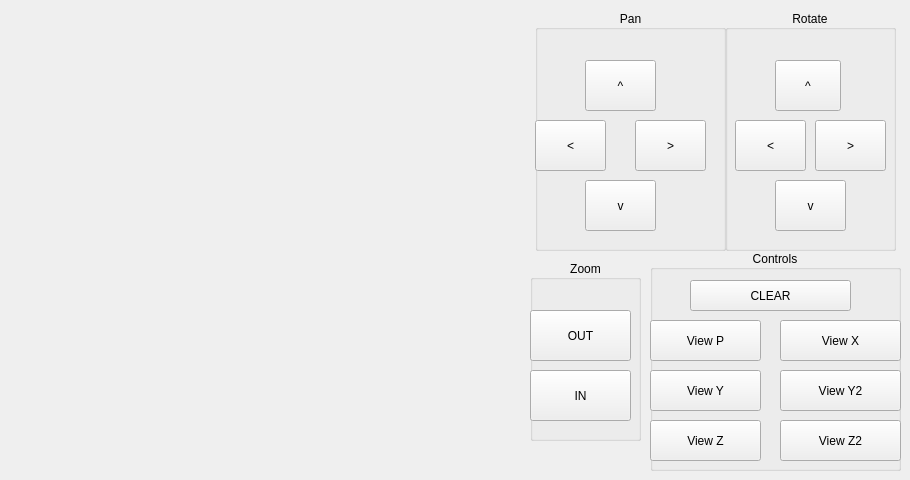
      <widget class="QWidget" name="tab_6">
       <attribute name="title">
        <string>Plot</string>
       </attribute>
       <widget class="QWidget" name="plot_widget" native="true">
        <property name="geometry">
         <rect>
          <x>10</x>
          <y>10</y>
          <width>501</width>
          <height>431</height>
         </rect>
        </property>
       </widget>
       <widget class="QGroupBox" name="groupBox_10">
        <property name="geometry">
         <rect>
          <x>535</x>
          <y>10</y>
          <width>191</width>
          <height>241</height>
         </rect>
        </property>
        <property name="title">
         <string>Pan</string>
        </property>
        <property name="alignment">
         <set>Qt::AlignCenter</set>
        </property>
        <widget class="QPushButton" name="view_pan_up_pb">
         <property name="geometry">
          <rect>
           <x>50</x>
           <y>50</y>
           <width>71</width>
           <height>51</height>
          </rect>
         </property>
         <property name="text">
          <string>^</string>
         </property>
        </widget>
        <widget class="QPushButton" name="view_pan_left_pb">
         <property name="geometry">
          <rect>
           <x>0</x>
           <y>110</y>
           <width>71</width>
           <height>51</height>
          </rect>
         </property>
         <property name="text">
          <string>&lt;</string>
         </property>
        </widget>
        <widget class="QPushButton" name="view_pan_right_pb">
         <property name="geometry">
          <rect>
           <x>100</x>
           <y>110</y>
           <width>71</width>
           <height>51</height>
          </rect>
         </property>
         <property name="text">
          <string>&gt;</string>
         </property>
        </widget>
        <widget class="QPushButton" name="view_pan_down_pb">
         <property name="geometry">
          <rect>
           <x>50</x>
           <y>170</y>
           <width>71</width>
           <height>51</height>
          </rect>
         </property>
         <property name="text">
          <string>v</string>
         </property>
        </widget>
       </widget>
       <widget class="QGroupBox" name="groupBox_11">
        <property name="geometry">
         <rect>
          <x>725</x>
          <y>10</y>
          <width>171</width>
          <height>241</height>
         </rect>
        </property>
        <property name="title">
         <string>Rotate</string>
        </property>
        <property name="alignment">
         <set>Qt::AlignCenter</set>
        </property>
        <widget class="QPushButton" name="view_rotate_left_pb">
         <property name="geometry">
          <rect>
           <x>10</x>
           <y>110</y>
           <width>71</width>
           <height>51</height>
          </rect>
         </property>
         <property name="text">
          <string>&lt;</string>
         </property>
        </widget>
        <widget class="QPushButton" name="view_rotate_right_pb">
         <property name="geometry">
          <rect>
           <x>90</x>
           <y>110</y>
           <width>71</width>
           <height>51</height>
          </rect>
         </property>
         <property name="text">
          <string>&gt;</string>
         </property>
        </widget>
        <widget class="QPushButton" name="view_rotate_up_pb">
         <property name="geometry">
          <rect>
           <x>50</x>
           <y>50</y>
           <width>66</width>
           <height>51</height>
          </rect>
         </property>
         <property name="text">
          <string>^</string>
         </property>
        </widget>
        <widget class="QPushButton" name="view_rotate_down_pb">
         <property name="geometry">
          <rect>
           <x>50</x>
           <y>170</y>
           <width>71</width>
           <height>51</height>
          </rect>
         </property>
         <property name="text">
          <string>v</string>
         </property>
        </widget>
       </widget>
       <widget class="QGroupBox" name="groupBox_14">
        <property name="geometry">
         <rect>
          <x>530</x>
          <y>260</y>
          <width>111</width>
          <height>181</height>
         </rect>
        </property>
        <property name="title">
         <string>Zoom</string>
        </property>
        <property name="alignment">
         <set>Qt::AlignCenter</set>
        </property>
        <widget class="QPushButton" name="view_zoom_out_pb">
         <property name="geometry">
          <rect>
           <x>0</x>
           <y>50</y>
           <width>101</width>
           <height>51</height>
          </rect>
         </property>
         <property name="text">
          <string>OUT</string>
         </property>
        </widget>
        <widget class="QPushButton" name="view_zoom_in_pb">
         <property name="geometry">
          <rect>
           <x>0</x>
           <y>110</y>
           <width>101</width>
           <height>51</height>
          </rect>
         </property>
         <property name="text">
          <string>IN</string>
         </property>
        </widget>
       </widget>
       <widget class="QGroupBox" name="groupBox_16">
        <property name="geometry">
         <rect>
          <x>650</x>
          <y>250</y>
          <width>251</width>
          <height>221</height>
         </rect>
        </property>
        <property name="title">
         <string>Controls</string>
        </property>
        <property name="alignment">
         <set>Qt::AlignCenter</set>
        </property>
        <widget class="QPushButton" name="view_z2_pb">
         <property name="geometry">
          <rect>
           <x>130</x>
           <y>170</y>
           <width>121</width>
           <height>41</height>
          </rect>
         </property>
         <property name="text">
          <string>View Z2</string>
         </property>
        </widget>
        <widget class="QPushButton" name="view_p_pb">
         <property name="geometry">
          <rect>
           <x>0</x>
           <y>70</y>
           <width>111</width>
           <height>41</height>
          </rect>
         </property>
         <property name="text">
          <string>View P</string>
         </property>
        </widget>
        <widget class="QPushButton" name="view_y2_pb">
         <property name="geometry">
          <rect>
           <x>130</x>
           <y>120</y>
           <width>121</width>
           <height>41</height>
          </rect>
         </property>
         <property name="text">
          <string>View Y2</string>
         </property>
        </widget>
        <widget class="QPushButton" name="view_x_pb">
         <property name="geometry">
          <rect>
           <x>130</x>
           <y>70</y>
           <width>121</width>
           <height>41</height>
          </rect>
         </property>
         <property name="text">
          <string>View X</string>
         </property>
        </widget>
        <widget class="QPushButton" name="view_z_pb">
         <property name="geometry">
          <rect>
           <x>0</x>
           <y>170</y>
           <width>111</width>
           <height>41</height>
          </rect>
         </property>
         <property name="text">
          <string>View Z</string>
         </property>
        </widget>
        <widget class="QPushButton" name="view_y_pb">
         <property name="geometry">
          <rect>
           <x>0</x>
           <y>120</y>
           <width>111</width>
           <height>41</height>
          </rect>
         </property>
         <property name="text">
          <string>View Y</string>
         </property>
        </widget>
        <widget class="QPushButton" name="view_clear_pb">
         <property name="geometry">
          <rect>
           <x>40</x>
           <y>30</y>
           <width>161</width>
           <height>31</height>
          </rect>
         </property>
         <property name="text">
          <string>CLEAR</string>
         </property>
        </widget>
       </widget>
      </widget>
